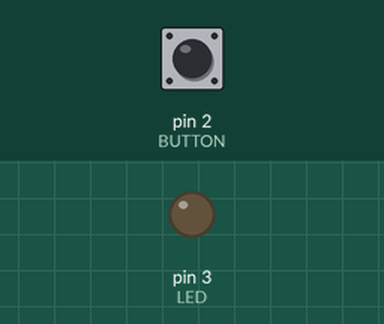
Simulated run of this sketch. Board: Arduino Uno, built with avr-gcc and run on an emulated ATmega328P. Shown: output pins drawn as LEDs (lit = HIGH). The test bench sets the inputs (shaded band); at power-on: pin 2 (BUTTON) LOW.

Above: at 1.2 s.
1.3 s: pin 2 (BUTTON) pulled HIGH for 0.15 s
At 2.7 s:
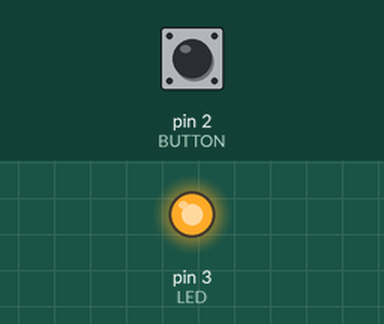
3.0 s: pin 2 (BUTTON) pulled HIGH for 1 s
At 3.8 s:
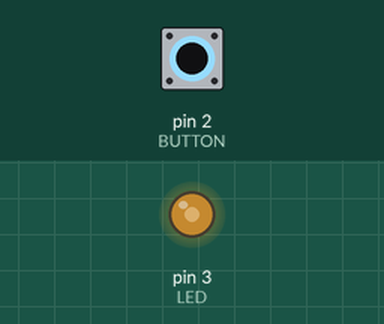
5.5 s: pin 2 (BUTTON) pulled HIGH for 3.2 s
At 9.8 s:
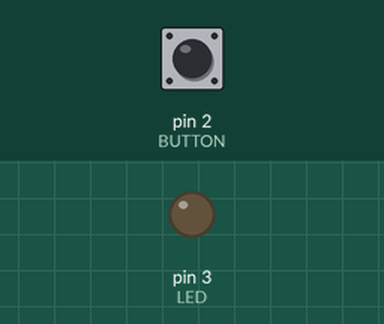
Timing chart, 0 to 11.3 s (numbered marks = the images above; inputs shaded):
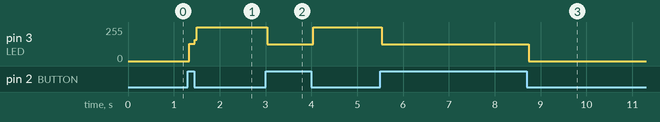

Measured:
- after the input at 1.3 s, pin 3 (LED): 0/255 → 129/255 at once, → 255/255 0.12 s later
- after the input at 3.0 s, pin 3 (LED): 255/255 → 126/255 at once, → 255/255 1.0 s later
- after the input at 5.5 s, pin 3 (LED): 255/255 → 126/255 at once, → 0/255 3.2 s later

The sketch:

LED-ON-OFF.ino
```cpp
const int LED = 3;
const int BUTTON = 2;

int val = 0;
int state = 0;
//This is not a good code
//Logic is not good
void setup(){
  pinMode(LED, OUTPUT);
  pinMode(BUTTON, INPUT);
}
void loop(){
  val = digitalRead(BUTTON);
  if(val == HIGH){
    state = 1-state; //this is a flag(states between (0) and (1)

  }
  if(state == 1){
    digitalWrite(LED, HIGH);
  }
  else{
    digitalWrite(LED, LOW);
  }
}
```
